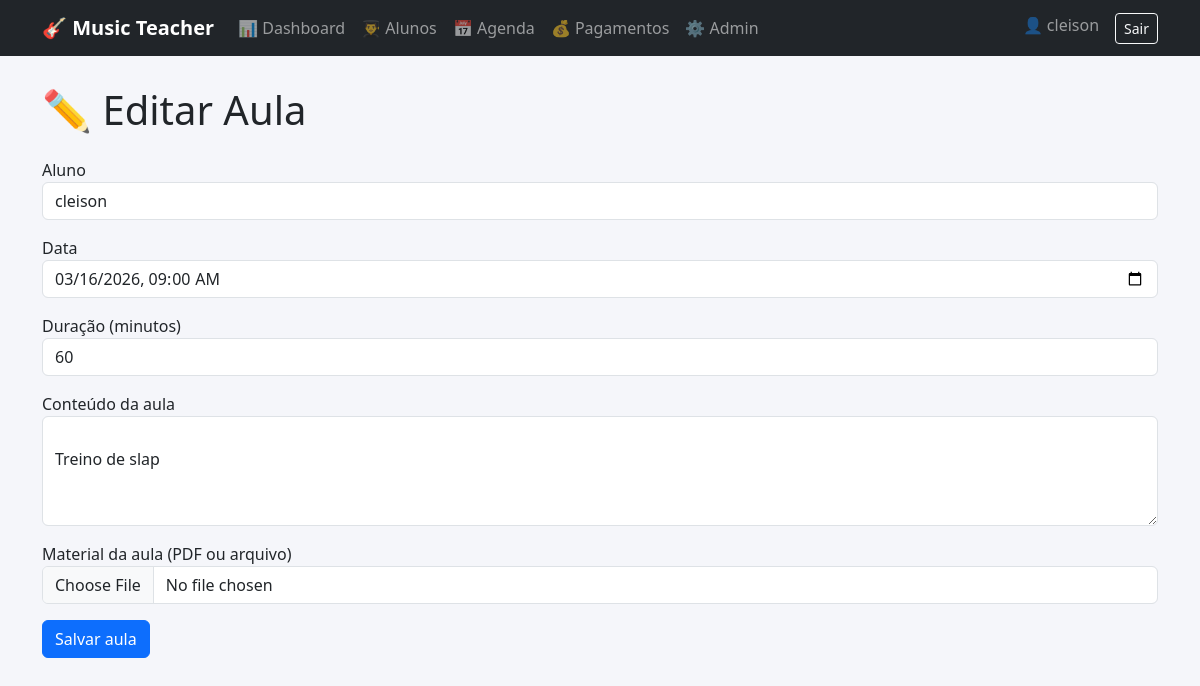
/aulas/editar/11/ (signed in), run on the app's committed database.
### aulas/models.py (models this page shows, shortened)
class Aula(models.Model):
    aluno = models.ForeignKey(Aluno, on_delete=models.CASCADE)
    data = models.DateTimeField()
    duracao_minutos = models.IntegerField(default=50)
    conteudo = models.TextField(blank=True)
    material = models.FileField(
        upload_to="materiais/",
        blank=True,
        null=True
    )
    realizada = models.BooleanField(default=False)

### alunos/models.py (models this page shows, shortened)
class Aluno(models.Model):
    user = models.OneToOneField(
        User,
        on_delete=models.CASCADE,
        null=True,
        blank=True
    )
    nome = models.CharField(max_length=200)
    telefone = models.CharField(max_length=20)
    email = models.EmailField(blank=True)
    instrumento = models.CharField(max_length=100)
    valor_mensalidade = models.DecimalField(
        max_digits=8,
        decimal_places=2,
        default=0
    )
    dia_vencimento = models.IntegerField(default=10)
    data_cadastro = models.DateField(auto_now_add=True)

### config/views.py (the view, shortened to what this page needs)
# urls.py: path('aulas/editar/<int:id>/', editar_aula, name='editar_aula'),
@login_required
def editar_aula(request, id):
    if usuario_e_aluno(request.user):
        return redirect("/meu-painel/")
    aula = Aula.objects.get(id=id)
    alunos_lista = Aluno.objects.all()
    return render(request, "editar_aula.html", {
        "aula": aula,
        "alunos": alunos_lista,
        "eh_aluno": False
    })

### config/context_processors.py (called while the page is built)
def vapid_key(request):
    return {
        "vapid_public_key": settings.VAPID_PUBLIC_KEY
    }

### config/views.py (called while the page is built)
def usuario_e_aluno(user):
    return Aluno.objects.filter(user=user).exists()

### templates/editar_aula.html (shortened to what this page needs)
{% extends "base.html" %}
{% block content %}
<h1 class="mb-4">✏ Editar Aula</h1>
<form method="POST" enctype="multipart/form-data">
<div class="mb-3">
<label>Aluno</label>
<select name="aluno" class="form-control">
{% for aluno in alunos %}
<option value="{{ aluno.id }}"
{% if aluno.id == aula.aluno.id %}selected{% endif %}>
{{ aluno.nome }}
</option>
{% endfor %}
</select>
</div>
<div class="mb-3">
<label>Data</label>
<input
type="datetime-local"
name="data"
value="{{ aula.data|date:'Y-m-d\\TH:i' }}"
class="form-control"
>
</div>
<div class="mb-3">
<label>Duração (minutos)</label>
<input
type="number"
name="duracao_minutos"
value="{{ aula.duracao_minutos }}"
class="form-control"
>
</div>
<div class="mb-3">
<label>Conteúdo da aula</label>
<textarea
name="conteudo"
class="form-control"
rows="4"
>
{{ aula.conteudo }}
</textarea>
</div>
<div class="mb-3">
<label>Material da aula (PDF ou arquivo)</label>
<input
type="file"
name="material"
class="form-control"
>
</div>
<button class="btn btn-primary">
Salvar aula
</button>
</form>
{% endblock %}

### templates/base.html (shortened to what this page needs)
<!DOCTYPE html>
<html lang="pt-br">
<head>
<link href="https://cdn.jsdelivr.net/npm/bootstrap@5.3.3/dist/css/bootstrap.min.css" rel="stylesheet">
</head>
<body>
<nav class="navbar navbar-expand-lg navbar-dark bg-dark">
<div class="container">
<a class="navbar-brand" href="/dashboard/">
🎸 Music Teacher
</a>
<div class="collapse navbar-collapse" id="menu">
<ul class="navbar-nav me-auto">
{% if request.user.is_authenticated %}
    {% if eh_aluno %}
    <li class="nav-item">
        <a class="nav-link" href="/meu-painel/">
            🎓 Meu Painel
        </a>
    </li>
    {% else %}
    <li class="nav-item">
        <a class="nav-link" href="/dashboard/">
            📊 Dashboard
        </a>
    </li>
    <li class="nav-item">
        <a class="nav-link" href="/alunos/">
            👨‍🎓 Alunos
        </a>
    </li>
    <li class="nav-item">
        <a class="nav-link" href="/agenda/">
            📅 Agenda
        </a>
    </li>
    <li class="nav-item">
        <a class="nav-link" href="/admin/financeiro/pagamento/">
            💰 Pagamentos
        </a>
    </li>
    <li class="nav-item">
        <a class="nav-link" href="/admin/">
            ⚙ Admin
        </a>
    </li>
    {% endif %}
{% endif %}
</ul>
<ul class="navbar-nav">
{% if request.user.is_authenticated %}
<li class="nav-item">
<span class="navbar-text me-3">
👤 {{ request.user.username }}
</span>
</li>
<li class="nav-item">
<form method="POST" action="/admin/logout/" class="d-inline">
<button type="submit" class="btn btn-sm btn-outline-light">
Sair
</button>
</form>
</li>
{% endif %}
</ul>
</div>
</div>
</nav>
<div class="container container-main">
{% block content %}
{% endblock %}
</div>
</body>
</html>

### templates/base.html (style rules this page uses)
body { background:#f5f6fa; }
.navbar-brand { font-weight:bold; }
.container-main { margin-top:30px; }

### data on the page
Aula: aluno "cleison", data "03/16/2026 09:00", duracao_minutos "60", conteudo "Treino de slap"

### other printed values
{{ request.user.username }} "cleison"
